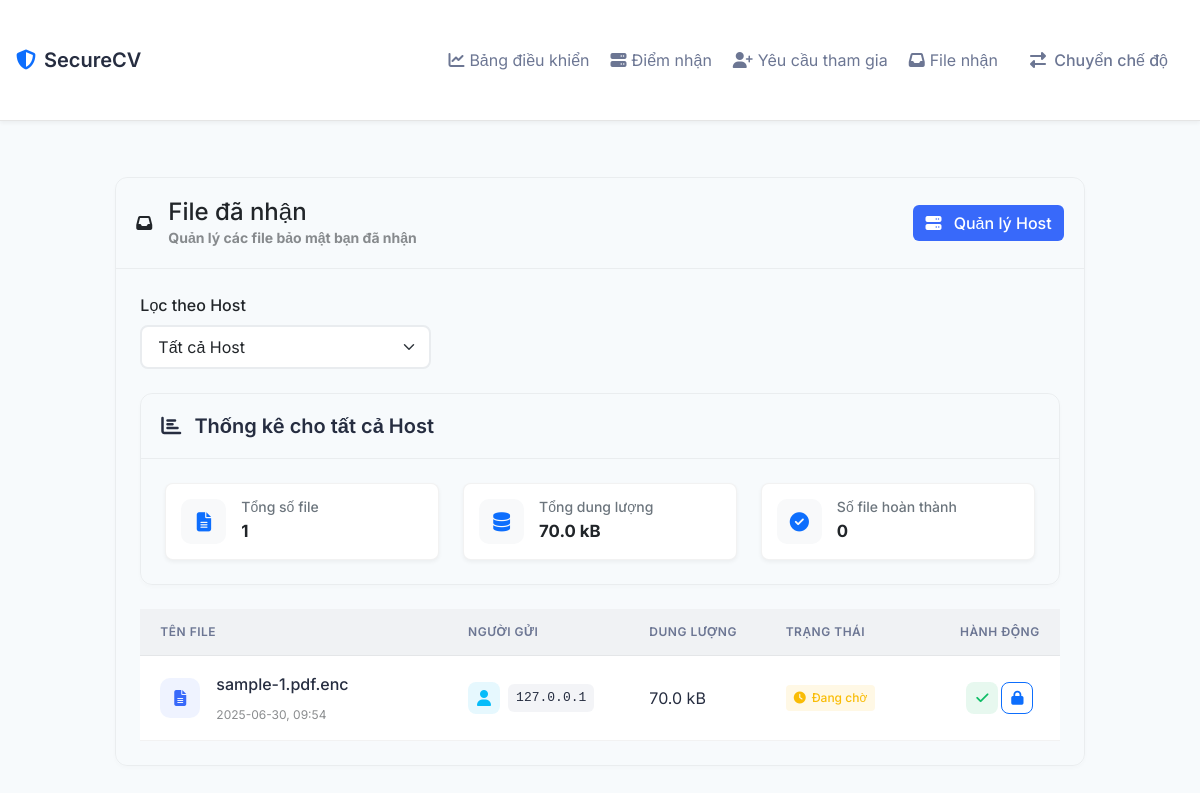
/receiver_files, run on an earlier commit of the app's database.
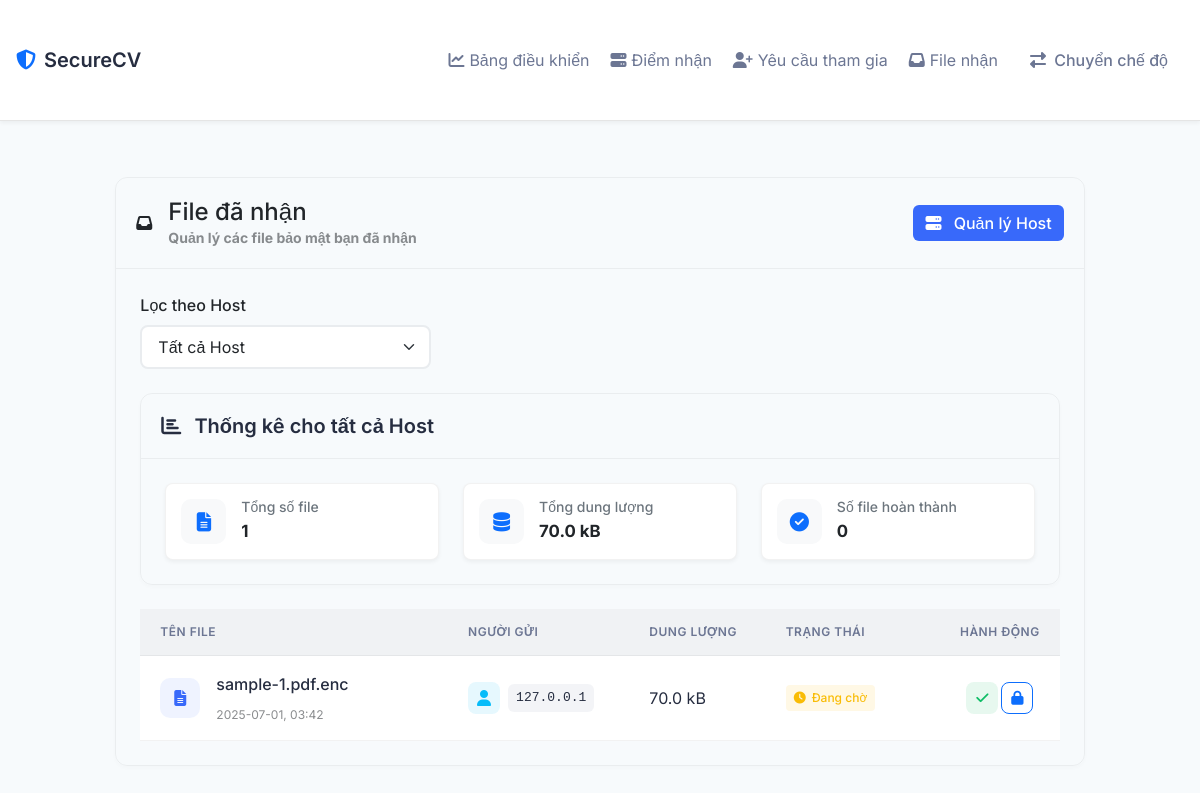
And on a later commit of the database.
### models.py (models this page shows, shortened)
class UploadSession(db.Model):
    id = db.Column(db.Integer, primary_key=True)
    sender_ip = db.Column(db.String(45), nullable=False)
    receiver_ip = db.Column(db.String(45), nullable=False)
    receiver_name = db.Column(db.String(100), nullable=False)
    session_token = db.Column(db.String(64), unique=True, nullable=False)
    filename = db.Column(db.String(255))
    file_hash = db.Column(db.String(128))
    file_size = db.Column(db.Integer)
    file_metadata = db.Column(db.Text)
    filepath = db.Column(db.String(512))
    drive_file_id = db.Column(db.String(100), nullable=True)
    drive_link = db.Column(db.String(512), nullable=True)
    source_type = db.Column(db.String(10))
    status = db.Column(db.String(20), default='pending')
    fail_step = db.Column(db.String(50))
    error_message = db.Column(db.Text)
    created_at = db.Column(db.DateTime, default=datetime.utcnow)
    updated_at = db.Column(db.DateTime, default=datetime.utcnow, onupdate=datetime.utcnow)
    downloaded_at = db.Column(db.DateTime)

### routes.py (the view)
@app.route('/receiver_files')
def receiver_files():
    client_ip = get_client_ip()
    hosts = Host.query.filter_by(created_by=client_ip).all()
    selected_host_id = request.args.get('host_id', type=int)
    if selected_host_id:
        selected_host = Host.query.get_or_404(selected_host_id)
        if selected_host.created_by != client_ip:
            flash('Access denied', 'error')
            return redirect(url_for('receiver_files'))
        received_files = UploadSession.query.filter_by(
            receiver_ip=selected_host.ip_address,
            receiver_name=selected_host.name
        ).order_by(UploadSession.created_at.desc()).all()
    else:
        host_ips = [host.ip_address for host in hosts]
        received_files = UploadSession.query.filter(
            UploadSession.receiver_ip.in_(host_ips)
        ).order_by(UploadSession.created_at.desc()).all()
    stats = {
        'total_files': len(received_files),
        'total_size': sum(f.file_size for f in received_files if f.file_size),
        'completed_files': len([f for f in received_files if f.status in [FILE_STATUS['VERIFIED'], FILE_STATUS['DOWNLOADED']]]),
    }
    return render_template('received_files.html',
                         hosts=hosts,
                         selected_host_id=selected_host_id,
                         received_files=received_files,
                         stats=stats)

### routes.py (called while the page is built)
def get_client_ip():
    ip = None
    if request.headers.get('X-Forwarded-For'):
        ip = request.headers.get('X-Forwarded-For').split(',')[0].strip()
    elif request.headers.get('X-Real-IP'):
        ip = request.headers.get('X-Real-IP')
    else:
        ip = request.remote_addr
    try:
        return ipaddress.ip_address(ip).exploded
    except ValueError:
        return None

### templates/received_files.html (shortened to what the changed rows need)
{% extends "base.html" %}
{% block content %}
<div class="row justify-content-center">
    <div class="col-lg-10">
        <div class="card mb-4">
            <div id="received-files-container" class="card-body">
                {% if received_files %}
                <div class="table-responsive">
                    <table id="table-received-files" class="table table-hover align-middle mb-0">
                        <thead>
                            <tr>
                                <th style="width: 35%">Tên file</th>
                                <th style="width: 20%">Người gửi</th>
                                <th style="width: 15%">Dung lượng</th>
                                <th style="width: 20%">Trạng thái</th>
                                <th style="width: 15%" class="text-end">Hành động</th>
                            </tr>
                        </thead>
                        <tbody>
                            {% for file in received_files %}
                            <tr data-session-token="{{ file.session_token }}" data-file-id="{{ file.id }}">
                                <td>
                                    <div class="d-flex align-items-center">
                                        <div class="file-icon me-3">
                                            <i class="fas fa-file-alt"></i>
                                        </div>
                                        <div class="file-info">
                                            <div class="file-name">{{ file.filename }}</div>
                                            <div class="file-date text-muted small">
                                                {{ file.created_at.strftime('%Y-%m-%d, %H:%M') }}
                                            </div>
                                        </div>
                                    </div>
                                </td>
                                <td>
                                    <div class="d-flex align-items-center">
                                        <div class="sender-avatar me-2">
                                            <i class="fas fa-user"></i>
                                        </div>
                                        <code class="sender-ip">{{ file.sender_ip }}</code>
                                    </div>
                                </td>
                                <td>{{ file.file_size | filesizeformat }}</td>
                                <td>
                                    {% if file.status == 'verified' %}
                                        <span class="status-badge status-verified">
                                            <i class="fas fa-check-circle"></i>
                                            Đã xác thực
                                        </span>
                                    {% elif file.status == 'failed' %}
                                        <span class="status-badge status-failed">
                                            <i class="fas fa-times-circle"></i>
                                            Lỗi
                                        </span>
                                    {% elif file.status == 'downloaded' %}
                                        <span class="status-badge status-downloaded">
                                            <i class="fas fa-download"></i>
                                            Đã tải về
                                        </span>
                                    {% else %}
                                        <span class="status-badge status-pending">
                                            <i class="fas fa-clock"></i>
                                            Đang chờ
                                        </span>
                                    {% endif %}
                                </td>
                                <td class="text-end">
                                    <div id="file-action-btn" style="display: flex; gap: 3px; justify-content: center;">
                                        {% if file.status == 'pending' %}
                                        <button type="button" class="btn btn-sm btn-success verify-btn"
                                                data-csrf-token="{{ csrf_token() }}"
                                                data-session-token="{{ file.session_token }}"
                                                data-file-id="{{ file.id }}"
                                                data-host-id="{{ file.receiver_ip }}"
                                                data-bs-toggle="tooltip"
                                                data-bs-title="Xác thực file">
                                            <i class="fas fa-check"></i>
                                        </button>
                                        {% endif %}
                                        <button type="button" class="btn btn-sm btn-outline-primary download-btn"
                                                data-session-token="{{ file.session_token }}"
                                                data-file-id="{{ file.id }}"
                                                data-bs-toggle="tooltip"
                                                data-bs-title="{% if file.status == 'verified' or file.status == 'downloaded' %}Tải file đã giải mã{% else %}Tải file mã hóa{% endif %}">
                                            <i class="fas {% if file.status == 'verified' or file.status == 'downloaded' %}fa-download{% else %}fa-lock{% endif %}"></i>
                                        </button>
                                    </div>
                                </td>
                            </tr>
                            {% endfor %}
                        </tbody>
                    </table>
                </div>
                {% endif %}
            </div>
        </div>
    </div>
</div>
{% endblock %}

What changed in the data, as far as the page shows it:
changed UploadSession "sample-1.pdf.enc": created_at "2025-06-30, 09:54" → "2025-07-01, 03:42"
